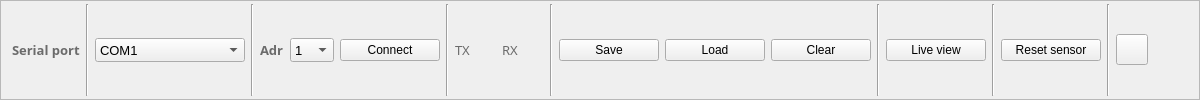
     <widget class="QFrame" name="connect_pn">
      <property name="sizePolicy">
       <sizepolicy hsizetype="Preferred" vsizetype="Fixed">
        <horstretch>0</horstretch>
        <verstretch>0</verstretch>
       </sizepolicy>
      </property>
      <property name="minimumSize">
       <size>
        <width>0</width>
        <height>35</height>
       </size>
      </property>
      <property name="frameShape">
       <enum>QFrame::StyledPanel</enum>
      </property>
      <property name="frameShadow">
       <enum>QFrame::Plain</enum>
      </property>
      <layout class="QHBoxLayout" name="horizontalLayout_16">
       <property name="topMargin">
        <number>3</number>
       </property>
       <property name="bottomMargin">
        <number>3</number>
       </property>
       <item>
        <widget class="QLabel" name="label_9">
         <property name="sizePolicy">
          <sizepolicy hsizetype="Preferred" vsizetype="Minimum">
           <horstretch>0</horstretch>
           <verstretch>0</verstretch>
          </sizepolicy>
         </property>
         <property name="minimumSize">
          <size>
           <width>0</width>
           <height>24</height>
          </size>
         </property>
         <property name="maximumSize">
          <size>
           <width>16777215</width>
           <height>24</height>
          </size>
         </property>
         <property name="font">
          <font>
           <family>Arial Black</family>
           <pointsize>10</pointsize>
           <weight>75</weight>
           <bold>true</bold>
          </font>
         </property>
         <property name="styleSheet">
          <string notr="true">color: rgb(107, 107, 107);</string>
         </property>
         <property name="text">
          <string>Serial port</string>
         </property>
        </widget>
       </item>
       <item>
        <widget class="Line" name="line">
         <property name="sizePolicy">
          <sizepolicy hsizetype="Fixed" vsizetype="Preferred">
           <horstretch>0</horstretch>
           <verstretch>0</verstretch>
          </sizepolicy>
         </property>
         <property name="minimumSize">
          <size>
           <width>3</width>
           <height>0</height>
          </size>
         </property>
         <property name="orientation">
          <enum>Qt::Vertical</enum>
         </property>
        </widget>
       </item>
       <item>
        <widget class="QComboBox" name="portname_cmb">
         <property name="sizePolicy">
          <sizepolicy hsizetype="Fixed" vsizetype="Minimum">
           <horstretch>0</horstretch>
           <verstretch>0</verstretch>
          </sizepolicy>
         </property>
         <property name="minimumSize">
          <size>
           <width>150</width>
           <height>24</height>
          </size>
         </property>
         <property name="maximumSize">
          <size>
           <width>16777215</width>
           <height>24</height>
          </size>
         </property>
         <property name="font">
          <font>
           <pointsize>10</pointsize>
          </font>
         </property>
         <item>
          <property name="text">
           <string>COM1</string>
          </property>
         </item>
         <item>
          <property name="text">
           <string>COM2</string>
          </property>
         </item>
         <item>
          <property name="text">
           <string>COM3</string>
          </property>
         </item>
         <item>
          <property name="text">
           <string>COM4</string>
          </property>
         </item>
        </widget>
       </item>
       <item>
        <widget class="Line" name="line_2">
         <property name="sizePolicy">
          <sizepolicy hsizetype="Fixed" vsizetype="Preferred">
           <horstretch>0</horstretch>
           <verstretch>0</verstretch>
          </sizepolicy>
         </property>
         <property name="minimumSize">
          <size>
           <width>3</width>
           <height>0</height>
          </size>
         </property>
         <property name="orientation">
          <enum>Qt::Vertical</enum>
         </property>
        </widget>
       </item>
       <item>
        <widget class="QLabel" name="label">
         <property name="sizePolicy">
          <sizepolicy hsizetype="Preferred" vsizetype="Minimum">
           <horstretch>0</horstretch>
           <verstretch>0</verstretch>
          </sizepolicy>
         </property>
         <property name="minimumSize">
          <size>
           <width>0</width>
           <height>24</height>
          </size>
         </property>
         <property name="maximumSize">
          <size>
           <width>16777215</width>
           <height>24</height>
          </size>
         </property>
         <property name="font">
          <font>
           <family>Arial Black</family>
           <pointsize>10</pointsize>
           <weight>75</weight>
           <bold>true</bold>
          </font>
         </property>
         <property name="styleSheet">
          <string notr="true">color: rgb(107, 107, 107);</string>
         </property>
         <property name="text">
          <string>Adr</string>
         </property>
        </widget>
       </item>
       <item>
        <widget class="QComboBox" name="adr_cmb">
         <property name="sizePolicy">
          <sizepolicy hsizetype="Preferred" vsizetype="Minimum">
           <horstretch>0</horstretch>
           <verstretch>0</verstretch>
          </sizepolicy>
         </property>
         <property name="minimumSize">
          <size>
           <width>0</width>
           <height>24</height>
          </size>
         </property>
         <property name="maximumSize">
          <size>
           <width>16777215</width>
           <height>24</height>
          </size>
         </property>
         <property name="font">
          <font>
           <pointsize>10</pointsize>
          </font>
         </property>
         <item>
          <property name="text">
           <string>1</string>
          </property>
         </item>
         <item>
          <property name="text">
           <string>2</string>
          </property>
         </item>
         <item>
          <property name="text">
           <string>3</string>
          </property>
         </item>
         <item>
          <property name="text">
           <string>4</string>
          </property>
         </item>
         <item>
          <property name="text">
           <string>5</string>
          </property>
         </item>
         <item>
          <property name="text">
           <string>6</string>
          </property>
         </item>
         <item>
          <property name="text">
           <string>7</string>
          </property>
         </item>
         <item>
          <property name="text">
           <string>8</string>
          </property>
         </item>
         <item>
          <property name="text">
           <string>9</string>
          </property>
         </item>
         <item>
          <property name="text">
           <string>10</string>
          </property>
         </item>
         <item>
          <property name="text">
           <string>11</string>
          </property>
         </item>
         <item>
          <property name="text">
           <string>12</string>
          </property>
         </item>
         <item>
          <property name="text">
           <string>13</string>
          </property>
         </item>
         <item>
          <property name="text">
           <string>14</string>
          </property>
         </item>
         <item>
          <property name="text">
           <string>15</string>
          </property>
         </item>
         <item>
          <property name="text">
           <string>16</string>
          </property>
         </item>
         <item>
          <property name="text">
           <string>17</string>
          </property>
         </item>
         <item>
          <property name="text">
           <string>18</string>
          </property>
         </item>
         <item>
          <property name="text">
           <string>19</string>
          </property>
         </item>
         <item>
          <property name="text">
           <string>20</string>
          </property>
         </item>
         <item>
          <property name="text">
           <string>21</string>
          </property>
         </item>
         <item>
          <property name="text">
           <string>22</string>
          </property>
         </item>
         <item>
          <property name="text">
           <string>23</string>
          </property>
         </item>
         <item>
          <property name="text">
           <string>24</string>
          </property>
         </item>
         <item>
          <property name="text">
           <string>25</string>
          </property>
         </item>
         <item>
          <property name="text">
           <string>26</string>
          </property>
         </item>
         <item>
          <property name="text">
           <string>27</string>
          </property>
         </item>
         <item>
          <property name="text">
           <string>28</string>
          </property>
         </item>
         <item>
          <property name="text">
           <string>29</string>
          </property>
         </item>
         <item>
          <property name="text">
           <string>30</string>
          </property>
         </item>
         <item>
          <property name="text">
           <string>31</string>
          </property>
         </item>
        </widget>
       </item>
       <item>
        <widget class="QPushButton" name="btnConnect">
         <property name="sizePolicy">
          <sizepolicy hsizetype="Fixed" vsizetype="Fixed">
           <horstretch>0</horstretch>
           <verstretch>0</verstretch>
          </sizepolicy>
         </property>
         <property name="minimumSize">
          <size>
           <width>100</width>
           <height>0</height>
          </size>
         </property>
         <property name="maximumSize">
          <size>
           <width>100</width>
           <height>16777215</height>
          </size>
         </property>
         <property name="text">
          <string>Connect</string>
         </property>
         <property name="icon">
          <iconset resource="single.qrc">
           <normaloff>:/images/connect-icon.png</normaloff>:/images/connect-icon.png</iconset>
         </property>
         <property name="iconSize">
          <size>
           <width>24</width>
           <height>24</height>
          </size>
         </property>
         <property name="checkable">
          <bool>true</bool>
         </property>
        </widget>
       </item>
       <item>
        <widget class="Line" name="line_3">
         <property name="sizePolicy">
          <sizepolicy hsizetype="Fixed" vsizetype="Preferred">
           <horstretch>0</horstretch>
           <verstretch>0</verstretch>
          </sizepolicy>
         </property>
         <property name="minimumSize">
          <size>
           <width>3</width>
           <height>0</height>
          </size>
         </property>
         <property name="orientation">
          <enum>Qt::Vertical</enum>
         </property>
        </widget>
       </item>
       <item>
        <widget class="QLabel" name="label_27">
         <property name="font">
          <font>
           <family>Arial Black</family>
           <pointsize>10</pointsize>
          </font>
         </property>
         <property name="styleSheet">
          <string notr="true">color: rgb(107, 107, 107);</string>
         </property>
         <property name="text">
          <string>TX</string>
         </property>
        </widget>
       </item>
       <item>
        <widget class="CustomIcon" name="act_ico" native="true">
         <property name="sizePolicy">
          <sizepolicy hsizetype="Fixed" vsizetype="Fixed">
           <horstretch>0</horstretch>
           <verstretch>0</verstretch>
          </sizepolicy>
         </property>
         <property name="minimumSize">
          <size>
           <width>20</width>
           <height>20</height>
          </size>
         </property>
         <property name="baseSize">
          <size>
           <width>20</width>
           <height>0</height>
          </size>
         </property>
         <property name="toolTip">
          <string/>
         </property>
        </widget>
       </item>
       <item>
        <widget class="QLabel" name="label_28">
         <property name="font">
          <font>
           <family>Arial Black</family>
           <pointsize>10</pointsize>
          </font>
         </property>
         <property name="styleSheet">
          <string notr="true">color: rgb(107, 107, 107);</string>
         </property>
         <property name="text">
          <string>RX</string>
         </property>
        </widget>
       </item>
       <item>
        <widget class="CustomIcon" name="act_answ_ico" native="true">
         <property name="sizePolicy">
          <sizepolicy hsizetype="Fixed" vsizetype="Fixed">
           <horstretch>0</horstretch>
           <verstretch>0</verstretch>
          </sizepolicy>
         </property>
         <property name="minimumSize">
          <size>
           <width>20</width>
           <height>20</height>
          </size>
         </property>
         <property name="baseSize">
          <size>
           <width>20</width>
           <height>0</height>
          </size>
         </property>
         <property name="toolTip">
          <string/>
         </property>
        </widget>
       </item>
       <item>
        <widget class="Line" name="line_4">
         <property name="sizePolicy">
          <sizepolicy hsizetype="Fixed" vsizetype="Preferred">
           <horstretch>0</horstretch>
           <verstretch>0</verstretch>
          </sizepolicy>
         </property>
         <property name="minimumSize">
          <size>
           <width>3</width>
           <height>0</height>
          </size>
         </property>
         <property name="orientation">
          <enum>Qt::Vertical</enum>
         </property>
        </widget>
       </item>
       <item>
        <widget class="QPushButton" name="btnSave">
         <property name="minimumSize">
          <size>
           <width>100</width>
           <height>0</height>
          </size>
         </property>
         <property name="maximumSize">
          <size>
           <width>100</width>
           <height>16777215</height>
          </size>
         </property>
         <property name="text">
          <string>Save</string>
         </property>
         <property name="icon">
          <iconset resource="single.qrc">
           <normaloff>:/images/Save-icon.png</normaloff>:/images/Save-icon.png</iconset>
         </property>
         <property name="iconSize">
          <size>
           <width>24</width>
           <height>24</height>
          </size>
         </property>
        </widget>
       </item>
       <item>
        <widget class="QPushButton" name="btnLoad">
         <property name="minimumSize">
          <size>
           <width>100</width>
           <height>0</height>
          </size>
         </property>
         <property name="maximumSize">
          <size>
           <width>100</width>
           <height>16777215</height>
          </size>
         </property>
         <property name="text">
          <string>Load</string>
         </property>
         <property name="icon">
          <iconset resource="single.qrc">
           <normaloff>:/images/Load-icon.png</normaloff>:/images/Load-icon.png</iconset>
         </property>
         <property name="iconSize">
          <size>
           <width>24</width>
           <height>24</height>
          </size>
         </property>
        </widget>
       </item>
       <item>
        <widget class="QPushButton" name="btnClear">
         <property name="minimumSize">
          <size>
           <width>100</width>
           <height>0</height>
          </size>
         </property>
         <property name="maximumSize">
          <size>
           <width>100</width>
           <height>16777215</height>
          </size>
         </property>
         <property name="text">
          <string>Clear</string>
         </property>
         <property name="icon">
          <iconset resource="single.qrc">
           <normaloff>:/images/Delete-icon.png</normaloff>:/images/Delete-icon.png</iconset>
         </property>
         <property name="iconSize">
          <size>
           <width>24</width>
           <height>24</height>
          </size>
         </property>
        </widget>
       </item>
       <item>
        <widget class="Line" name="line_5">
         <property name="sizePolicy">
          <sizepolicy hsizetype="Fixed" vsizetype="Preferred">
           <horstretch>0</horstretch>
           <verstretch>0</verstretch>
          </sizepolicy>
         </property>
         <property name="minimumSize">
          <size>
           <width>3</width>
           <height>0</height>
          </size>
         </property>
         <property name="orientation">
          <enum>Qt::Vertical</enum>
         </property>
        </widget>
       </item>
       <item>
        <widget class="QPushButton" name="btnLiveView">
         <property name="minimumSize">
          <size>
           <width>100</width>
           <height>0</height>
          </size>
         </property>
         <property name="maximumSize">
          <size>
           <width>100</width>
           <height>16777215</height>
          </size>
         </property>
         <property name="text">
          <string>Live view</string>
         </property>
         <property name="icon">
          <iconset resource="single.qrc">
           <normaloff>:/images/play_24.png</normaloff>:/images/play_24.png</iconset>
         </property>
         <property name="iconSize">
          <size>
           <width>24</width>
           <height>24</height>
          </size>
         </property>
         <property name="checkable">
          <bool>true</bool>
         </property>
        </widget>
       </item>
       <item>
        <widget class="Line" name="line_7">
         <property name="orientation">
          <enum>Qt::Vertical</enum>
         </property>
        </widget>
       </item>
       <item>
        <widget class="QPushButton" name="btnReset">
         <property name="sizePolicy">
          <sizepolicy hsizetype="Fixed" vsizetype="Fixed">
           <horstretch>0</horstretch>
           <verstretch>0</verstretch>
          </sizepolicy>
         </property>
         <property name="minimumSize">
          <size>
           <width>100</width>
           <height>0</height>
          </size>
         </property>
         <property name="text">
          <string>Reset sensor</string>
         </property>
         <property name="icon">
          <iconset resource="single.qrc">
           <normaloff>:/images/Reset-icon.png</normaloff>:/images/Reset-icon.png</iconset>
         </property>
         <property name="iconSize">
          <size>
           <width>24</width>
           <height>24</height>
          </size>
         </property>
        </widget>
       </item>
       <item>
        <widget class="Line" name="line_6">
         <property name="orientation">
          <enum>Qt::Vertical</enum>
         </property>
        </widget>
       </item>
       <item>
        <widget class="QToolButton" name="btnInformation">
         <property name="font">
          <font>
           <family>Arial Black</family>
           <pointsize>10</pointsize>
          </font>
         </property>
         <property name="text">
          <string/>
         </property>
         <property name="icon">
          <iconset resource="single.qrc">
           <normaloff>:/images/Info-icon.png</normaloff>:/images/Info-icon.png</iconset>
         </property>
         <property name="iconSize">
          <size>
           <width>24</width>
           <height>24</height>
          </size>
         </property>
         <property name="popupMode">
          <enum>QToolButton::InstantPopup</enum>
         </property>
         <property name="toolButtonStyle">
          <enum>Qt::ToolButtonTextBesideIcon</enum>
         </property>
        </widget>
       </item>
       <item>
        <spacer name="horizontalSpacer_2">
         <property name="orientation">
          <enum>Qt::Horizontal</enum>
         </property>
         <property name="sizeHint" stdset="0">
          <size>
           <width>40</width>
           <height>20</height>
          </size>
         </property>
        </spacer>
       </item>
      </layout>
     </widget>
